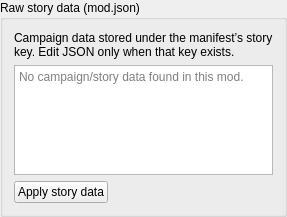
        <widget class="QGroupBox" name="campaignRawGroup">
         <property name="title">
          <string>Raw story data (mod.json)</string>
         </property>
         <layout class="QVBoxLayout" name="campaignRawLayout">
          <property name="spacing">
           <number>6</number>
          </property>
          <item>
           <widget class="QLabel" name="campaignStatusLabel">
            <property name="text">
             <string>Campaign data stored under the manifest’s story key. Edit JSON only when that key exists.</string>
            </property>
            <property name="wordWrap">
             <bool>true</bool>
            </property>
           </widget>
          </item>
          <item>
           <widget class="QPlainTextEdit" name="campaignDataEdit">
            <property name="maximumSize">
             <size>
              <width>16777215</width>
              <height>110</height>
             </size>
            </property>
            <property name="placeholderText">
             <string>No campaign/story data found in this mod.</string>
            </property>
           </widget>
          </item>
          <item>
           <layout class="QHBoxLayout" name="campaignActionsLayout">
            <item>
             <widget class="QPushButton" name="applyCampaignButton">
              <property name="text">
               <string>Apply story data</string>
              </property>
             </widget>
            </item>
            <item>
             <spacer name="campaignActionsSpacer">
              <property name="orientation">
               <enum>Qt::Orientation::Horizontal</enum>
              </property>
              <property name="sizeHint" stdset="0">
               <size>
                <width>40</width>
                <height>20</height>
               </size>
              </property>
             </spacer>
            </item>
           </layout>
          </item>
         </layout>
        </widget>
